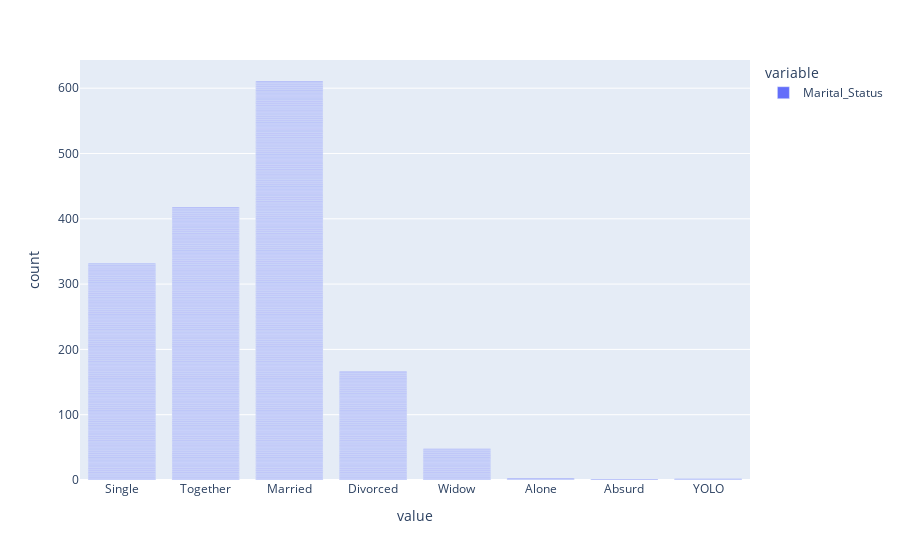
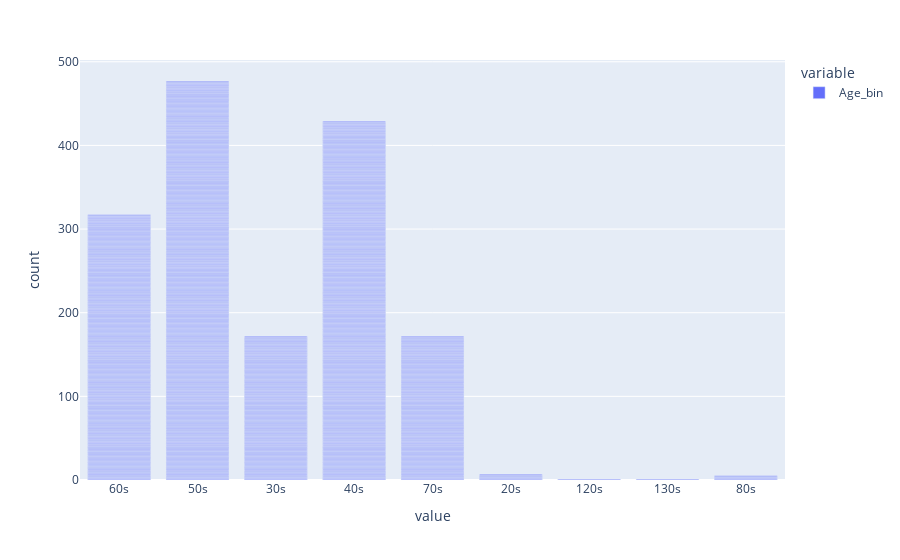

The notebook cell saved with these charts, in order:
### Markdown cell above
Secara Persentase, sebenarnya kita masih punya market yang sangat besar untuk memasarkan product sweets dikarenakan masih ada 71.3% customer yang melakukan pembelian dibawah rata-rata.

Maka dari itu penting kita perhatikan demografi customer yang masih melakukan pembelian dibawah rata-rata ini
Dikarenakan product sweet lebih terasosiasi dengan anak-anak, maka parameter yang paling pas untuk dilihat ada marital status (berkeluarga atau tidak), jumlah anak dan umur (age_bin)

### Code cell
for cat in df[df['Below_Avg_Sweets']==True][['Marital_Status', 'Age_bin']].columns:
    fig = px.bar(df[df['Below_Avg_Sweets']==True][cat])
    fig.show()
    print(df[df['Below_Avg_Sweets']==True][['ID',cat]].groupby(cat).count())

### Figure 1 — Plotly figure (JSON) as saved in the notebook; plotly's stock layout.template omitted (floating-point values rounded to 4 significant figures; data arrays with more than 128 entries replaced by an {"elided": "..."} marker saying what was removed)
{"data": [{"alignmentgroup": "True", "hovertemplate": "variable=Marital_Status<br>value=%{x}<br>count=%{y}<extra></extra>", "legendgroup": "Marital_Status", "marker": {"color": "#636efa", "pattern": {"shape": ""}}, "name": "Marital_Status", "offsetgroup": "Marital_Status", "orientation": "v", "showlegend": true, "textposition": "auto", "type": "bar", "x": {"elided": "1581 str values"}, "xaxis": "x", "y": {"elided": "1581 int values"}, "yaxis": "y"}], "layout": {"barmode": "relative", "legend": {"title": {"text": "variable"}, "tracegroupgap": 0}, "margin": {"t": 60}, "xaxis": {"anchor": "y", "domain": [0, 1], "title": {"text": "value"}}, "yaxis": {"anchor": "x", "domain": [0, 1], "title": {"text": "count"}}}}

### Figure 2 — Plotly figure (JSON) as saved in the notebook; plotly's stock layout.template omitted (floating-point values rounded to 4 significant figures; data arrays with more than 128 entries replaced by an {"elided": "..."} marker saying what was removed)
{"data": [{"alignmentgroup": "True", "hovertemplate": "variable=Age_bin<br>value=%{x}<br>count=%{y}<extra></extra>", "legendgroup": "Age_bin", "marker": {"color": "#636efa", "pattern": {"shape": ""}}, "name": "Age_bin", "offsetgroup": "Age_bin", "orientation": "v", "showlegend": true, "textposition": "auto", "type": "bar", "x": {"elided": "1581 str values"}, "xaxis": "x", "y": {"elided": "1581 int values"}, "yaxis": "y"}], "layout": {"barmode": "relative", "legend": {"title": {"text": "variable"}, "tracegroupgap": 0}, "margin": {"t": 60}, "xaxis": {"anchor": "y", "domain": [0, 1], "title": {"text": "value"}}, "yaxis": {"anchor": "x", "domain": [0, 1], "title": {"text": "count"}}}}
